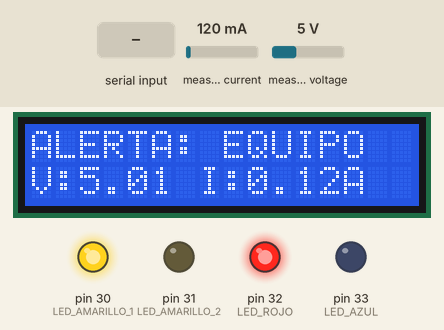
This sketch was run on a simulated Arduino Mega 2560, built with avr-gcc and run on an emulated ATmega2560. On the bench: 16×2 character LCD, output pins drawn as LEDs (lit = HIGH). Dashed ring = blinking. Inputs (shaded band) come from the test bench; at power-on: measured current 120 mA, measured voltage 5 V. What the sketch prints to the serial monitor is not drawn.

Above: at 2.2 s.
2.3 s: measured current set to 42 mA
At 3.4 s:
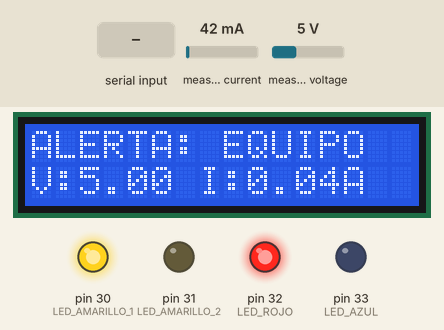
5.3 s: measured current set to 37 mA
At 8.1 s:
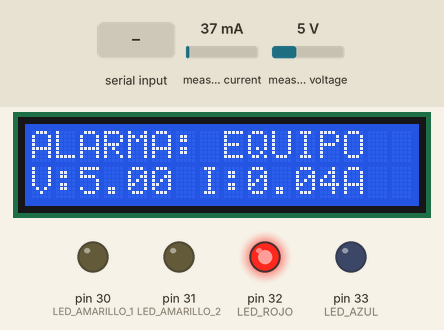
8.3 s: measured current set to 1000 mA
At 11.2 s:
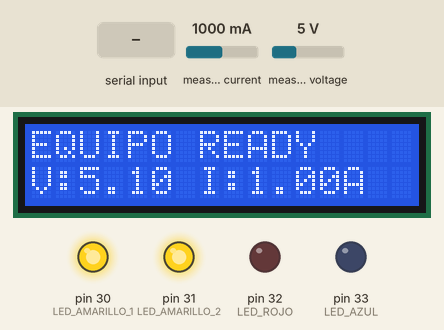
11.3 s: measured current set to 270 mA
At 13.1 s:
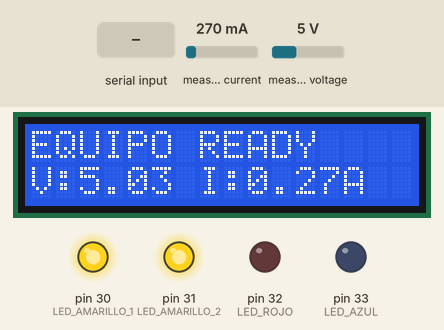
14.3 s: measured current set to 234 mA
At 17.2 s:
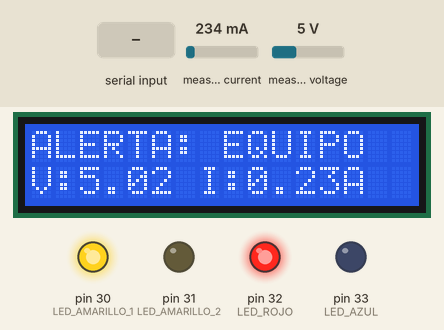
17.3 s: "EMAIL_START\n" received over Serial
At 20.19 s:
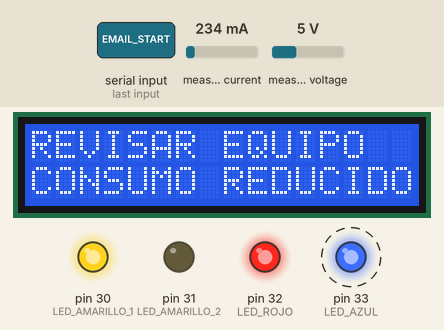
Timing chart, 0 to 21.3 s (numbered marks = the images above; inputs shaded):
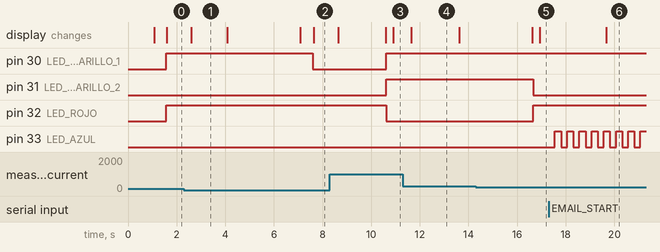

The sketch:

DV_Power_Monitor.ino
```cpp
#include <Wire.h>
#include <Adafruit_INA219.h>
#include <LiquidCrystal.h>

// DV POWER MONITOR — código compartido
// Arduino Mega 2560 + INA219 + LCD 16x2 + indicadores LED.
Adafruit_INA219 ina219(0x40);
LiquidCrystal lcd(7, 8, 9, 10, 11, 12);

const byte LED_AMARILLO_1 = 30;
const byte LED_AMARILLO_2 = 31;
const byte LED_ROJO = 32;
const byte LED_AZUL = 33;
const float UMBRAL_SIN_CARGA_MA = 40.0;
const float UMBRAL_DOS_CARGAS_MA = 247.0;
const unsigned long LECTURA_MS = 500;
const unsigned long CONFIRMACION_MS = 2000;
const unsigned long PANTALLA_MS = 3000;
const unsigned long PARPADEO_AZUL_MS = 250;

enum Estado { SIN_CARGA, UNA_CARGA, DOS_CARGAS };
Estado estadoActual = SIN_CARGA;
Estado estadoCandidato = SIN_CARGA;
unsigned long ultimaLectura = 0;
unsigned long inicioCandidato = 0;
unsigned long ultimoCambioPantalla = 0;
unsigned long ultimoParpadeoAzul = 0;
bool mostrarMensaje = false;
bool enviandoEmail = false;
bool estadoAzul = false;
bool primeraLectura = true;
float voltaje = 0.0;
float corriente_mA = 0.0;
float potencia_mW = 0.0;

const char* nombreEstado(Estado e) {
  switch (e) {
    case DOS_CARGAS: return "NORMAL";
    case UNA_CARGA: return "UNA_CARGA";
    default: return "SIN_CARGA";
  }
}

Estado detectarEstado(float corriente) {
  if (corriente < UMBRAL_SIN_CARGA_MA) {
    return SIN_CARGA;
  }
  if (corriente < UMBRAL_DOS_CARGAS_MA) {
    return UNA_CARGA;
  }
  return DOS_CARGAS;
}

void actualizarLED() {
  switch (estadoActual) {
    case DOS_CARGAS:
      digitalWrite(LED_AMARILLO_1, HIGH);
      digitalWrite(LED_AMARILLO_2, HIGH);
      digitalWrite(LED_ROJO, LOW);
      break;
    case UNA_CARGA:
      digitalWrite(LED_AMARILLO_1, HIGH);
      digitalWrite(LED_AMARILLO_2, LOW);
      digitalWrite(LED_ROJO, HIGH);
      break;
    case SIN_CARGA:
      digitalWrite(LED_AMARILLO_1, LOW);
      digitalWrite(LED_AMARILLO_2, LOW);
      digitalWrite(LED_ROJO, HIGH);
      break;
  }
}

void actualizarLEDAzul(unsigned long ahora) {
  if (!enviandoEmail) {
    estadoAzul = false;
    digitalWrite(LED_AZUL, LOW);
    return;
  }
  if (ahora - ultimoParpadeoAzul >= PARPADEO_AZUL_MS) {
    ultimoParpadeoAzul = ahora;
    estadoAzul = !estadoAzul;
    digitalWrite(LED_AZUL, estadoAzul ? HIGH : LOW);
  }
}

void recibirComandos() {
  if (Serial.available() == 0) {
    return;
  }
  String comando = Serial.readStringUntil('\n');
  comando.trim();
  if (comando == "EMAIL_START") {
    enviandoEmail = true;
    ultimoParpadeoAzul = millis();
    estadoAzul = true;
    digitalWrite(LED_AZUL, HIGH);
  } else if (comando == "EMAIL_DONE" || comando == "EMAIL_ERROR") {
    enviandoEmail = false;
    estadoAzul = false;
    digitalWrite(LED_AZUL, LOW);
  }
}

void escribirLinea(byte fila, const char* mensaje) {
  lcd.setCursor(0, fila);
  byte i = 0;
  while (mensaje[i] != '\0' && i < 16) {
    lcd.print(mensaje[i]);
    i++;
  }
  while (i < 16) {
    lcd.print(' ');
    i++;
  }
}

void mostrarLCD() {
  if (!mostrarMensaje) {
    switch (estadoActual) {
      case DOS_CARGAS: escribirLinea(0, "EQUIPO READY"); break;
      case UNA_CARGA: escribirLinea(0, "ALERTA: EQUIPO"); break;
      case SIN_CARGA: escribirLinea(0, "ALARMA: EQUIPO"); break;
    }
    lcd.setCursor(0, 1);
    lcd.print("                ");
    lcd.setCursor(0, 1);
    lcd.print("V:");
    lcd.print(voltaje, 2);
    lcd.print(" I:");
    lcd.print(corriente_mA / 1000.0, 2);
    lcd.print("A");
  } else {
    switch (estadoActual) {
      case DOS_CARGAS:
        escribirLinea(0, "SISTEMA ESTABLE");
        escribirLinea(1, "2 CARGAS ACTIVAS");
        break;
      case UNA_CARGA:
        escribirLinea(0, "REVISAR EQUIPO");
        escribirLinea(1, "CONSUMO REDUCIDO");
        break;
      case SIN_CARGA:
        escribirLinea(0, "VERIFICAR CARGAS");
        escribirLinea(1, "SIN CONSUMO");
        break;
    }
  }
}

void enviarSerial() {
  Serial.print("{\"voltage\":");
  Serial.print(voltaje, 3);
  Serial.print(",\"current_ma\":");
  Serial.print(corriente_mA, 2);
  Serial.print(",\"power_mw\":");
  Serial.print(potencia_mW, 2);
  Serial.print(",\"state\":\"");
  Serial.print(nombreEstado(estadoActual));
  Serial.println("\"}");
}

void setup() {
  Serial.begin(9600);
  Serial.setTimeout(50);
  Wire.begin();
  pinMode(LED_AMARILLO_1, OUTPUT);
  pinMode(LED_AMARILLO_2, OUTPUT);
  pinMode(LED_ROJO, OUTPUT);
  pinMode(LED_AZUL, OUTPUT);
  digitalWrite(LED_AMARILLO_1, LOW);
  digitalWrite(LED_AMARILLO_2, LOW);
  digitalWrite(LED_ROJO, LOW);
  digitalWrite(LED_AZUL, LOW);
  lcd.begin(16, 2);
  escribirLinea(0, "DV POWER MONITOR");
  escribirLinea(1, "INICIANDO...");
  if (!ina219.begin()) {
    escribirLinea(0, "ERROR INA219");
    escribirLinea(1, "REVISAR CABLES");
    Serial.println("{\"error\":\"INA219_NOT_FOUND\"}");
    while (true) {
      delay(1000);
    }
  }
  ina219.setCalibration_32V_2A();
  delay(1000);
  ultimaLectura = millis();
  inicioCandidato = millis();
  ultimoCambioPantalla = millis();
  lcd.clear();
}

void loop() {
  unsigned long ahora = millis();
  recibirComandos();
  if (ahora - ultimaLectura >= LECTURA_MS) {
    ultimaLectura = ahora;
    float busV = ina219.getBusVoltage_V();
    float shuntmV = ina219.getShuntVoltage_mV();
    voltaje = busV + (shuntmV / 1000.0);
    corriente_mA = ina219.getCurrent_mA();
    potencia_mW = ina219.getPower_mW();
    if (corriente_mA < 0.0) {
      corriente_mA = 0.0;
    }
    Estado detectado = detectarEstado(corriente_mA);
    if (primeraLectura) {
      estadoActual = detectado;
      estadoCandidato = detectado;
      inicioCandidato = ahora;
      primeraLectura = false;
    } else {
      if (detectado != estadoCandidato) {
        estadoCandidato = detectado;
        inicioCandidato = ahora;
      }
      if (estadoCandidato != estadoActual &&
          ahora - inicioCandidato >= CONFIRMACION_MS) {
        estadoActual = estadoCandidato;
        mostrarMensaje = false;
        ultimoCambioPantalla = ahora;
      }
    }
    actualizarLED();
    enviarSerial();
  }
  if (ahora - ultimoCambioPantalla >= PANTALLA_MS) {
    mostrarMensaje = !mostrarMensaje;
    ultimoCambioPantalla = ahora;
  }
  actualizarLEDAzul(ahora);
  mostrarLCD();
}
```

Measured:
- the behaviour switches between 40 and 39 mA on measured current (found by bisection; images 1 and 2)
- the behaviour switches between 247 and 246 mA on measured current (found by bisection; images 4 and 5)
- after the input at 2.3 s, the display: changes after 0.30 s (image 1)
- after the input at 5.3 s, pin 30 (LED_AMARILLO_1): HIGH → LOW after 2.3 s; the display: first differs from a run without the input after 2.3 s (image 2)
- after the input at 8.3 s, pin 30 (LED_AMARILLO_1), pin 31 (LED_AMARILLO_2): LOW → HIGH after 2.3 s; pin 32 (LED_ROJO): HIGH → LOW after 2.3 s; the display: first changes after 0.34 s (image 3 shows a later state)
- after the input at 11.3 s, the display: changes after 0.35 s (image 4)
- after the input at 14.3 s, pin 31 (LED_AMARILLO_2): HIGH → LOW after 2.4 s; pin 32 (LED_ROJO): LOW → HIGH after 2.4 s
- after the input at 17.3 s, pin 33 (LED_AZUL): alternates HIGH for 0.25 s and LOW for 0.25 s, starting after 0.26 s
